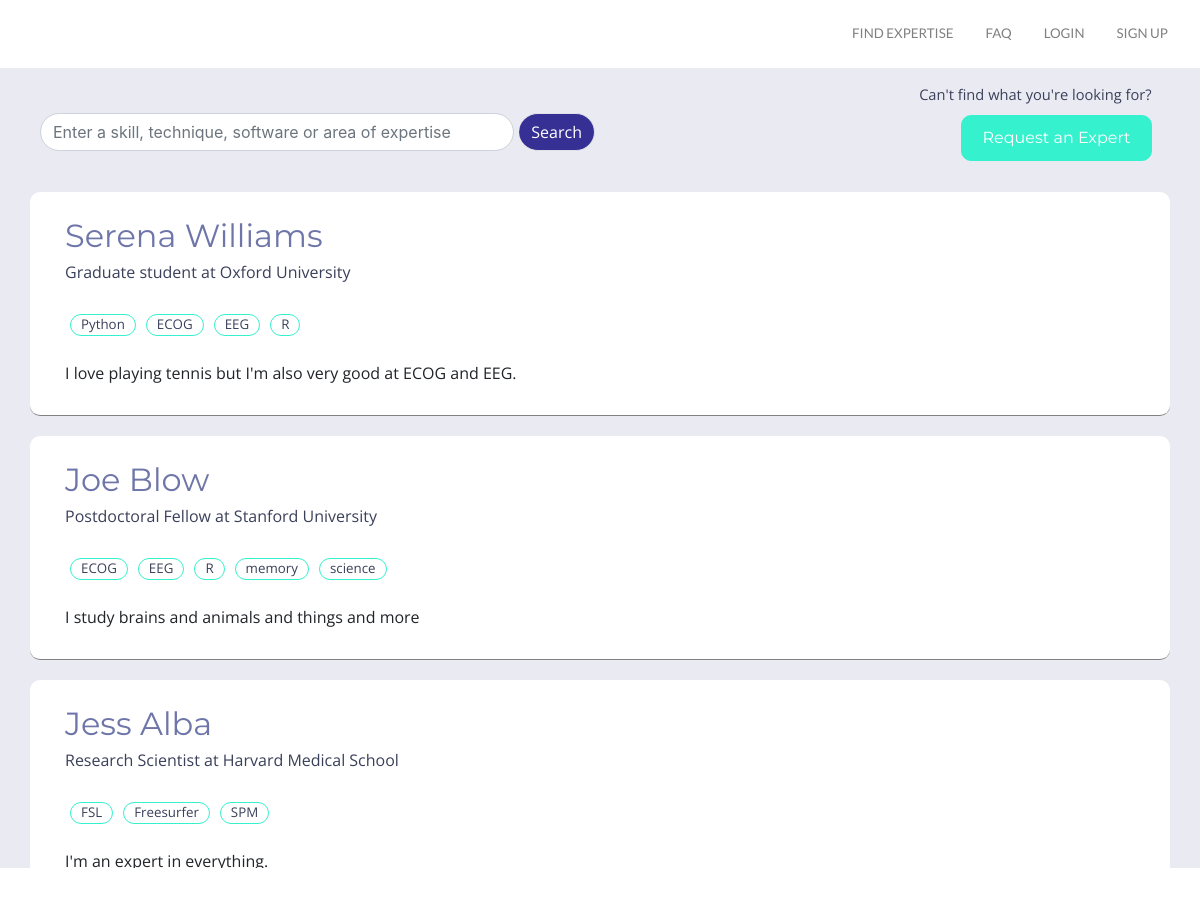
The page /search/users/browse/ on the database its author committed.
### users/models.py (models this page shows)
class CustomUser(AbstractUser):
    objects = CustomUserManager()
    position = models.CharField(max_length =10000, null=True, default='', blank=True)
    bio = models.CharField(max_length =10000, null=True, default='', blank=True)
    skills = TaggableManager(help_text="A comma-separated list of tags.")
    image = models.ImageField(upload_to="profile_image", blank=True)
    website = models.CharField(max_length=10000, null=True, default='', blank=True)
    skill_area1_title = models.CharField(max_length =10000, null=True, default='', blank=True)
    skill_area1 = models.CharField(max_length =10000, null=True, default='', blank=True)
    skill_area2_title = models.CharField(max_length =10000, null=True, default='', blank=True)
    skill_area2 = models.CharField(max_length =10000, null=True, default='', blank=True)
    skill_area3_title = models.CharField(max_length =10000, null=True, default='', blank=True)
    skill_area3 = models.CharField(max_length =10000, null=True, default='', blank=True)
    skill_area4_title = models.CharField(max_length =10000, null=True, default='', blank=True)
    skill_area4 = models.CharField(max_length =10000, null=True, default='', blank=True)
    skill_area5_title = models.CharField(max_length =10000, null=True, default='', blank=True)
    skill_area5 = models.CharField(max_length =10000, null=True, default='', blank=True)
    software_hardware = models.CharField(max_length =10000, null=True, default='', blank=True)
    software_hardware_intermediate = models.CharField(max_length =10000, null=True, default='', blank=True)
    availability = models.CharField(max_length=10000, null=True, default='', blank=True)
    rate = models.CharField(max_length= 10000, null=True, default='', blank=True)
    expert = models.BooleanField(blank=True, default=False)
    gives_tutorials = models.BooleanField(blank=True, default=False)
    tutorial_area = models.CharField(max_length =10000, null=True, default='', blank=True)
    wants_expert = models.BooleanField(blank=True, default=False)
    needs_help_with = models.CharField(max_length =10000, null=True, default='', blank=True)
    profile_under_review = models.BooleanField(blank=True, default=False)
    profile_approved = models.BooleanField(blank=True, default=False)

### users/views.py (the view)
# urls.py: path('browse/', views.BrowseView.as_view(), name='browse'),
class BrowseView(ListView):
    model = CustomUser
    queryset = CustomUser.objects.filter(expert = True)

### users/templates/users/customuser_list.html (shortened to what this page needs)
{% extends 'layout.html' %}
{% load static %}
{% block content %}
<div class="container-fluid search">
        <div class="container" id="search_form">
         <div class="row">
        <div class="col-md-6">
            <form class="form-group"  action="{% url 'search:search_users' %}" method="GET" >
            <div class="input-group browse">
                <input class="form-control" type="search" name="q" value="{{request.GET.q}}" id="example-search-input" placeholder="Enter a skill, technique, software or area of expertise">
                <button class="btn btn-outline-secondary border-left-0 border" type="submit" name="submit" value="Search">
                    Search
                </button>
            </div>
                  </form>
                </div>
         <div class="request_expert">
               <p class="request_expert">Can't find what you're looking for?</p>
            {% if user.is_authenticated %}
              <form class="form-group"  action="{% url 'booking:request_expert' %}" method="GET">
                <button class="booking_button" type="submit" name="submit" value="Search">
                Request an Expert
                </button></form>
             {% else %}
              <form class="form-group"  action="{% url 'signup' %}" method="GET">
                <button class="booking_button" type="submit" name="submit" value="Search">
                Request an Expert
                </button></form>
            {% endif %}
        </div>
    </div>
        </div>
        <div class="container" id="search_results">
        {% for expert in object_list %}
            {% if expert.profile_approved == True %}
            {% if expert.bio %}
        <div class="container" id="search_hit">
        <div class="container" id="expert">
            <div class="container user_name">
            {% if user.is_authenticated %}
            <p class="profile_name results"><a class="profile_name" href="{% url 'profile_with_pk' pk=expert.pk %}">{{ expert.first_name }}&nbsp{{ expert.last_name }}</a></p>
            {% else %}
                 <p class="profile_name results"><a class="profile_name" href="{% url 'signup' %}">{{ expert.first_name }}&nbsp{{ expert.last_name }}</a></p>
             {% endif %}
            <p class="profile_text results">{{expert.position}}</p>
                <div class="container skills">
                {% for skill in expert.skills.all %}
                    <a class="skill_bubble" href="{% url 'skills' skill.name %}"><div class="skill_bubble"><p class="skill_bubble">{{ skill.name }}</p></div></a>
                {% endfor %}
                </div>
                 <div class="browse_bio"> {{ expert.bio }}</div>
            </div>
        </div>
        </div>
            {% endif %}
        {% endif %}
        {% endfor %}
    </div>
        </div>
</div>
 {% endblock %}

### static/css/layout.css (style rules this page uses)
a { color: #6e75a8; text-decoration: none; }
p { color:#3a405a; }
button.btn.btn-outline-secondary { background-color: #363095; border: 1px solid #363095; color: white; border-radius: 20px; margin-left: 5px; font-family: 'Open Sans', sans-serif; }
body { background-image: url(scipertise_background_dark.jpg); background-size: cover; background-repeat:no-repeat; }
div#expert.container { display: flex; flex-direction: row; background-color: white; background-color: white; border-radius: 5px; margin-right: 10px; padding: 10px 0px; }
div.container.user_name { margin: 0px 0px 10px 10px; }
p.profile_name { display: inline-block; padding: 16px 0px 0px 0px; font-size: 24pt; font-family: 'Montserrat', sans-serif; font-weight: 400; margin-bottom: 0; color:#363095; font-weight: 700; }
p.profile_name.results { display: inline-block; padding: 0px 0px 0px 0px; font-size: 24pt; font-family: 'Montserrat', sans-serif; font-weight: 400; margin-bottom: 0; }
a.profile_name { color: #6e75a8; }
p.profile_text { font-size: 12pt; font-family: 'Open Sans', sans-serif; margin: 10px 0px 0px 0px; }
p.profile_text.results { font-size: 12pt; font-family: 'Open Sans', sans-serif; margin: 0px 0px 25px 0px; }
div.container.skills { display: flex; flex-direction: row; flex-wrap: wrap; font-family: 'Open Sans', sans-serif; padding: 0px; }
div.skill_bubble { border-radius: 20px; border: solid 1px #36F1CD; text-align: center; padding: 0px 10px 0px 10px; margin: 5px; display:flex; font-size: 11pt; }
a.skill_bubble { color: #3a405a; }
p.skill_bubble { padding: 0; margin: 0; font-size: 10pt; color: #3a405a; }
div.browse_bio { padding-top: 20px; }
input#example-search-input.form-control { font-size: 12pt; border-radius: 20px; }
.request_expert { display: flex; flex-direction: column; padding:10px; justify-content: center; align-items: flex-end; width: 48%; padding-right: 10px; }
p.request_expert { font-family: 'Open Sans', sans-serif; margin: 5px 0px 0px 0px; padding: 0px; width: 100%; font-size: 11pt; }
div.input-group { margin-top: 0px; }
div.input-group.browse { margin: 45px 10px 10px 10px; }
div.container-fluid.search { background-color:#eaebf2; height: 100%; margin: 0 auto; overflow-y:scroll; }
div#search_form.container { border-radius: 10px; padding: 0px; }
div#search_results.container { padding: 0px; margin: 0px auto; border-radius: 10px; display: flex; flex-direction: column; align-items: center; justify-content: center; }
div#search_hit.container { padding: 10px; background-color: white; border-radius: 10px; margin-bottom: 20px; border-bottom: 1px solid gray; font-family: 'Open Sans', sans-serif; font-size: 12pt; }
button.booking_button { border-radius: 10px; text-align: center; margin: 5px auto; padding: 10px 20px 10px 20px; margin-top: 10px; background-color: #36F1CD; border: 1px solid; border-color: #36F1CD; color: white; font-size: 12pt; font-family: 'Montserrat', sans-serif; }
.input-group { padding-bottom: 10px; }
.btn { outline: none; color: black; background-color: transparent; box-shadow: 0 0 0 0; }
a { color: #6e75a8; }

### rows shown on the page
CustomUser: first_name "Serena", last_name "Williams", position "Graduate student at Oxford University", bio "I love playing tennis but I'm also very good at ECOG and EEG."
Tag: name "Python"
Tag: name "ECOG"
Tag: name "EEG"
Tag: name "R"
CustomUser: first_name "Joe", last_name "Blow", position "Postdoctoral Fellow at Stanford University", bio "I study brains and animals and things and more"
Tag: name "memory"
Tag: name "science"
CustomUser: first_name "Jess", last_name "Alba", position "Research Scientist at Harvard Medical School", bio "I'm an expert in everything."
Tag: name "FSL"
Tag: name "Freesurfer"
Tag: name "SPM"
